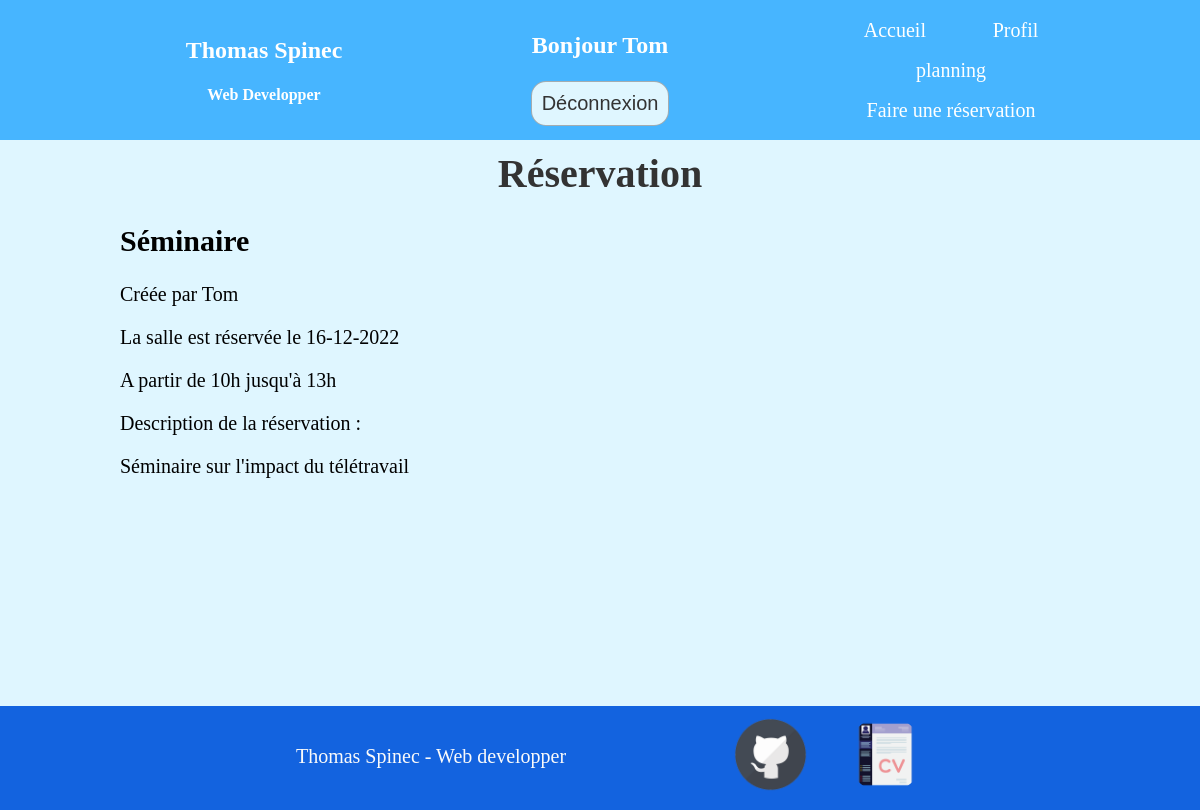
The page /reservation.php?id=4 (signed in) on the database its author committed.
### tables this page shows
CREATE TABLE `reservations` (
  `id` int(11) NOT NULL,
  `titre` varchar(255) NOT NULL,
  `description` text NOT NULL,
  `debut` datetime NOT NULL,
  `fin` datetime NOT NULL,
  `id_utilisateur` int(11) NOT NULL
);

CREATE TABLE `utilisateurs` (
  `id` int(11) NOT NULL,
  `login` varchar(255) NOT NULL,
  `password` varchar(255) NOT NULL
);

### reservation.php (the view, shortened to what this page needs)
    <?php
        require 'include/header.php';
        require 'include/connect.php';
        if (isset($_GET['id'])) {
            $id = (int)$_GET['id'];
            $request = "SELECT reservations.titre, reservations.description, DATE_FORMAT(reservations.debut, '%d-%m-%Y %H') as debut, DATE_FORMAT(reservations.fin, '%d-%m-%Y %H') as fin, utilisateurs.login FROM reservations INNER JOIN utilisateurs on reservations.id_utilisateur = utilisateurs.id WHERE reservations.id = $id";
            $exect_request = mysqli_query($connect, $request);
            $reservations = mysqli_fetch_assoc($exect_request);
            list($date, $heure_d) = explode(" ", $reservations['debut']);
            list($date, $heure_f) = explode(" ", $reservations['fin']);
        }
        else {
            header('Location: planning.php');
        }
    ?>
    <main>
        <div class="container">
            <h1>Réservation</h1>
            <div class="info_resa">
                <h2><?= $reservations['titre'] ?></h2>
                <p>Créée par <?= $reservations['login'] ?></p>
                <p>La salle est réservée le <?=$date?></p>
                <p>A partir de <?= $heure_d."h" ?> jusqu'à <?= $heure_f."h" ?></p>
                <p>Description de la réservation :</p>
                <p><?= $reservations['description'] ?></p>
            </div>
        </div>
    </main>
    <?php
        require 'include/footer.php';
    ?>
</body>
</html>

### site.css (style rules this page uses)
body { background-color: #dff6ff; margin: 0; padding: 0; }
html { font-size: 20px; }
h1 { font-size: 2rem; font-weight: bold; text-align: center; color: #333; }
h2 { font-size: 1.5rem; font-weight: bold; }
.container { width: 80%; margin: auto; padding: auto; }
main { margin-top: 150px; min-height: 65vh; margin-bottom: 3%; }

### rows shown on the page
reservations: titre "Séminaire", id_utilisateur.login "Tom", description "Séminaire sur l'impact du télétravail"

### other values the page prints
$user "Tom"
$date "16-12-2022"
$heure_d "10"
$heure_f "13"
